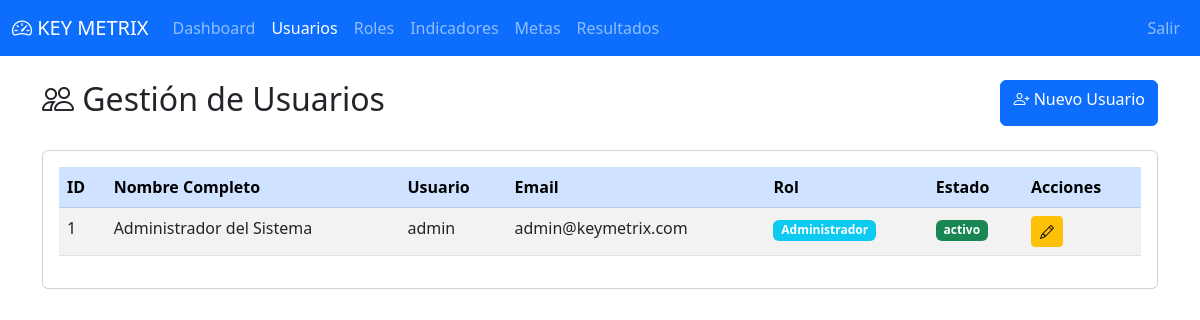
The app's page /modules/usuarios/index.php (signed in) with its own data.
### tables this page shows
CREATE TABLE IF NOT EXISTS usuarios (
    id INT AUTO_INCREMENT PRIMARY KEY,
    nombre_completo VARCHAR(150) NOT NULL,
    usuario VARCHAR(50) NOT NULL UNIQUE,
    email VARCHAR(100),
    password VARCHAR(255) NOT NULL,
    rol_id INT NOT NULL,
    estado ENUM("activo","inactivo") DEFAULT "activo",
    fecha_creacion DATETIME DEFAULT CURRENT_TIMESTAMP,
    ultima_sesion DATETIME NULL,
    FOREIGN KEY (rol_id) REFERENCES roles(id)
);

CREATE TABLE IF NOT EXISTS roles (
    id INT AUTO_INCREMENT PRIMARY KEY,
    nombre VARCHAR(50) NOT NULL UNIQUE,
    descripcion TEXT,
    estado ENUM("activo","inactivo") DEFAULT "activo",
    fecha_creacion DATETIME DEFAULT CURRENT_TIMESTAMP
);

### modules/usuarios/index.php (the view, shortened to what this page needs)
<?php
$conn = conectarDB();
$usuarios = $conn->query("SELECT u.*, r.nombre as rol_nombre FROM usuarios u JOIN roles r ON u.rol_id = r.id ORDER BY u.id DESC");
?>
<!DOCTYPE html>
<html lang="es">
<head>
    <link href="https://cdn.jsdelivr.net/npm/bootstrap@5.3.0/dist/css/bootstrap.min.css" rel="stylesheet">
    <link rel="stylesheet" href="https://cdn.jsdelivr.net/npm/bootstrap-icons@1.11.0/font/bootstrap-icons.css">
</head>
<body>
    <nav class="navbar navbar-expand-lg navbar-dark bg-primary">
        <div class="container-fluid">
            <a class="navbar-brand" href="../dashboard/index.php"><i class="bi bi-speedometer2"></i> <?php echo APP_NAME; ?></a>
            <div class="collapse navbar-collapse">
                <ul class="navbar-nav me-auto">
                    <li class="nav-item"><a class="nav-link" href="../dashboard/index.php">Dashboard</a></li>
                    <li class="nav-item"><a class="nav-link active" href="index.php">Usuarios</a></li>
                    <li class="nav-item"><a class="nav-link" href="../roles/index.php">Roles</a></li>
                    <li class="nav-item"><a class="nav-link" href="../indicadores/index.php">Indicadores</a></li>
                    <li class="nav-item"><a class="nav-link" href="../metas/index.php">Metas</a></li>
                    <li class="nav-item"><a class="nav-link" href="../resultados/index.php">Resultados</a></li>
                </ul>
                <ul class="navbar-nav">
                    <li class="nav-item"><a class="nav-link" href="../../auth/logout.php">Salir</a></li>
                </ul>
            </div>
        </div>
    </nav>
    <div class="container mt-4">
        <div class="d-flex justify-content-between mb-4">
            <h2><i class="bi bi-people"></i> Gestión de Usuarios</h2>
            <a href="crear.php" class="btn btn-primary"><i class="bi bi-person-plus"></i> Nuevo Usuario</a>
        </div>
        <div class="card">
            <div class="card-body">
                <table class="table table-striped table-hover">
                    <thead class="table-primary">
                        <tr>
                            <th>ID</th>
                            <th>Nombre Completo</th>
                            <th>Usuario</th>
                            <th>Email</th>
                            <th>Rol</th>
                            <th>Estado</th>
                            <th>Acciones</th>
                        </tr>
                    </thead>
                    <tbody>
                        <?php while($row = $usuarios->fetch_assoc()): ?>
                        <tr>
                            <td><?php echo $row['id']; ?></td>
                            <td><?php echo htmlspecialchars($row['nombre_completo']); ?></td>
                            <td><?php echo htmlspecialchars($row['usuario']); ?></td>
                            <td><?php echo htmlspecialchars($row['email']); ?></td>
                            <td><span class="badge bg-info"><?php echo $row['rol_nombre']; ?></span></td>
                            <td><span class="badge bg-<?php echo $row['estado']=='activo'?'success':'danger'; ?>"><?php echo $row['estado']; ?></span></td>
                            <td>
                                <a href="editar.php?id=<?php echo $row['id']; ?>" class="btn btn-sm btn-warning"><i class="bi bi-pencil"></i></a>
                            </td>
                        </tr>
                        <?php endwhile; ?>
                    </tbody>
                </table>
            </div>
        </div>
    </div>
</body>
</html>

### records on screen
usuarios: id "1", nombre_completo "Administrador del Sistema", usuario "admin", email "admin@keymetrix.com", rol.nombre "Administrador", estado "activo"

### other values on screen
APP_NAME "KEY METRIX"
